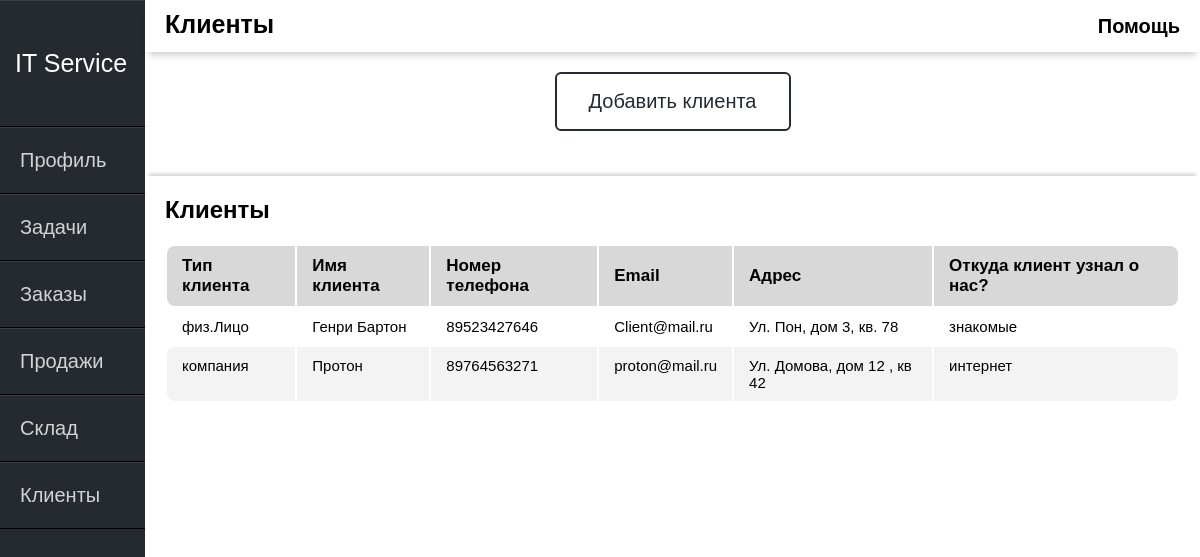
Before: /clients/ with the older database file.
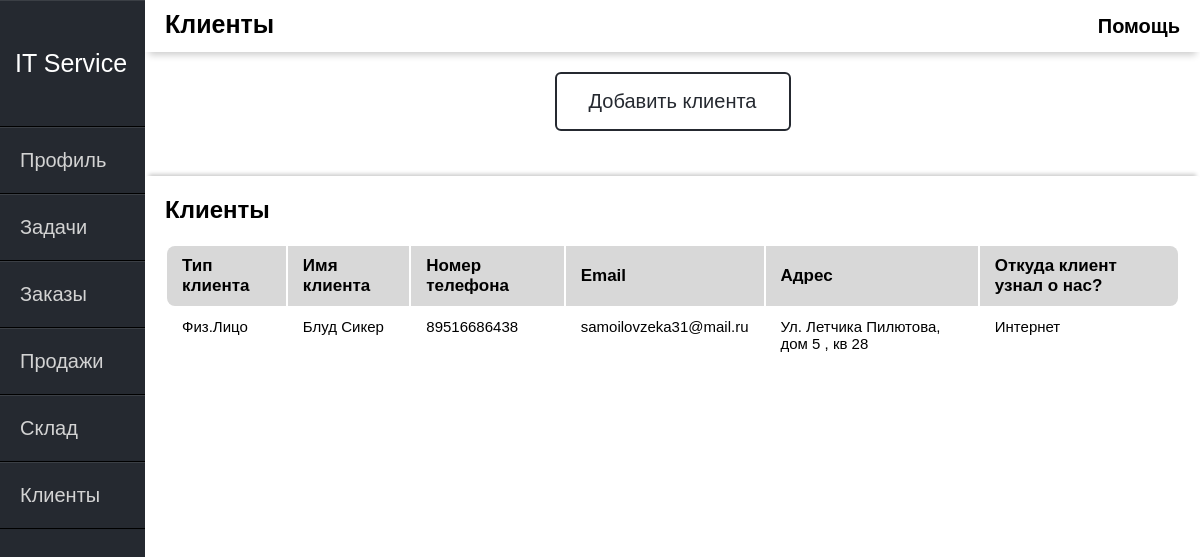
After: the same page with the newer database file.
### itservice/models.py (models this page shows, shortened)
class client(models.Model):
    Type = (
        ('Компания', 'Компания'),
        ('Физ.Лицо', 'Физ.Лицо')
    )
    Found = (
        ('Знакомые', 'Знакомые'),
        ('Интернет', 'Интернет'),
        ('Реклама', 'Реклама')
    )
    client_type = models.CharField(max_length=15, choices=Type,
                                   default='Физ.лицо', verbose_name="Тип клиента")
    client_name = models.CharField(max_length=50, verbose_name="Имя клиента")
    client_phone = models.CharField(max_length=40, verbose_name="Номер телефона")
    client_email = models.CharField(max_length=100, verbose_name="Email")
    client_address = models.CharField(max_length=50, verbose_name="Адрес")
    client_found = models.CharField(max_length=15, choices=Found, default='Знакомые',
                                    verbose_name="Откуда клиент узнал о нас?")

### itservice/views.py (the view)
# urls.py: path('clients/', views.Clients, name="clients"),
def Clients(request):
    if request.method == 'POST':
        form_client = AddClientFrom(request.POST)
        if form_client.is_valid():
            form_client.save()
            return redirect('clients')
    else:
        form_client = AddClientFrom()
    clients = client.objects.all()
    return render(request, 'itservice/clients.html', {'clients': clients, 'form': form_client})

### itservice/templates/itservice/clients.html (shortened to what this page needs)
{% extends 'itservice/main.html' %}
{% block content %}
<div class="header-name">
    Клиенты
</div>
 <div class="help">
    <span class="tooltip" data-title="Это окно ваших клиентов.
Создавайте клиентов и поставщиков для отслеживания истории работы с ними.">Помощь</span>
 </div>
{% endblock %}
{% block content1 %}
<div class="main-window">
    <button class="btn" id="open">Добавить клиента</button>
<div class="ok"></div>
    <div class="warpper">
        <div class="panels">
            <div class="panel-title">Клиенты</div>
            <table class="table">
                <thead>
                <tr>
                    <th>Тип клиента</th>
                    <th>Имя клиента</th>
                    <th>Номер телефона</th>
                    <th>Email</th>
                    <th>Адрес</th>
                    <th>Откуда клиент узнал о нас?</th>
                </tr>
                </thead>
                <tbody>
                {% for c in clients%}
                <tr>
                        <td><a href="{% url 'clients' %}">{{c.client_type}}</a></td>
                        <td>{{c.client_name}}</td>
                        <td>{{c.client_phone}}</td>
                        <td>{{c.client_email}}</td>
                        <td>{{c.client_address}}</td>
                        <td>{{c.client_found}}</td>
                </tr>
                {% endfor %}
                </tbody>
            </table>
        </div>
    </div>
</div>
{% endblock %}

### itservice/templates/itservice/main.html (shortened to what this page needs)
{% load static %}
<html lang="en">
<head>
	<link rel="stylesheet" href="{% static 'itservice/css/reset.css' %}" type="text/css">
    <link rel="stylesheet" href="{% static 'itservice/css/main.css' %}" type="text/css">
</head>
<body>
<div class="sidebar">
    <div class="sidebar-name">IT Service</div>
    <ul>
        <li><a href="{% url 'profile' %}">Профиль</a></li>
        <li><a href="{% url 'tasks' %}">Задачи</a></li>
        <li><a href="{% url 'orders' %}">Заказы</a></li>
        <li><a href="{% url 'sales' %}">Продажи</a></li>
        <li><a href="{% url 'inventory' %}">Склад</a></li>
        <li><a href="{% url 'clients' %}">Клиенты</a></li>
    </ul>
</div>
<main class="main">
    <div class="header">
       {% block content %}
        {% endblock %}
    </div>
    <div class="main-form">
        {% block content1 %}
        {% endblock %}
    </div>
</main>
</body>
</html>

### itservice/static/itservice/css/main.css (style rules this page uses)
body { width: 100%; height: 100%; display: flex; font-weight: initial; font-family: 'Trebuchet MS', Helvetica, sans-serif; }
.header { box-shadow: 0 7px 7px -4px rgba(0, 0, 0, .2); height: 6%; min-height: 50px; width: 100%; background-color: white; display: flex; }
.header-name { font-size: 25px; padding-left: 20px; padding-top: 10px; font-weight: bold; }
.help { position: absolute; right: 0; padding-right: 20px; padding-top: 15px; font-weight: bold; font-size: 20px; }
.tooltip { right: 0; border-bottom: 1px; position: relative; cursor: pointer; }
.tooltip:before, .tooltip:after { display: block; position: absolute; opacity:0; visibility: hidden; margin-top: 15px; transition: 0.7s; }
.tooltip:before { background-color: #252930; content: attr(data-title); color:lightgray; font-weight: initial; min-width: 200px; min-height: 50px; border-radius: 5px; margin-left: -160px; top:50px; padding: 10px; box-sizing: border-box; text-align: center; font-size: 20px; }
.tooltip:after { content: ""; }
.sidebar { width: 7.5%; height: 100%; min-width: 145px; background-color: #252930; color: lightgray; }
.sidebar-name { color:white; font-size: 25px; display: block; line-height: 65px; padding-left: 15px; padding-top: 30px; padding-bottom: 30px; box-sizing: border-box; border-top:1px solid rgba(255,255,255,.1); border-bottom:1px solid black; }
.sidebar ul a { font-size: 20px; display: block; line-height: 65px; padding-left: 20px; box-sizing: border-box; border-top:1px solid rgba(255,255,255,.1); border-bottom:1px solid black; transition: 0.4s; }
.main { display: inline-block; width: 92.5%; min-height: 100vh; }
.main-form { height: 94%; width: 100%; }
.warpper { display: flex; flex-direction: column; }
.panels { box-shadow: 0 -6px 4px -4px rgba(0, 0, 0, .2); background-color: white; width: 100%; height: 100%; border-radius: 3px; overflow: hidden; padding: 20px; }
.panel-title { font-size: 1.5em; font-weight: bold; padding-bottom: 20px ; }
.main-window { padding-top: 20px; }
.btn { margin: 0 auto; display: block; position: center; font-size: 20px; -webkit-transition-duration: 0.4s; transition-duration: 0.4s; padding: 16px 32px; cursor: pointer; color: #252930; border: 2px solid #252930; border-radius: 6px; }
.table { width: 100%; border: none; margin-bottom: 20px; }
.table thead th { font-weight: bold; text-align: left; border: none; padding: 10px 15px; background: #d8d8d8; font-size: 17px; }
.table thead tr th:first-child { border-radius: 8px 0 0 8px; }
.table thead tr th:last-child { border-radius: 0 8px 8px 0; }
.table tbody td { text-align: left; border: none; padding: 10px 15px; font-size: 15px; vertical-align: top; }
.table tbody tr td:first-child { border-radius: 8px 0 0 8px; }
.table tbody tr td:last-child { border-radius: 0 8px 8px 0; }
.ok { height: 45px; }

Changed rows visible on the page:
removed client: client_type "компания", client_name "Протон", client_phone "89764563271", client_email "proton@mail.ru", client_address "Ул. Домова, дом 12 , кв 42", client_found "интернет"
changed client: client_type "физ.Лицо" → "Физ.Лицо"; client_name "Генри Бартон" → "Блуд Сикер"; client_phone "89523427646" → "89516686438"; client_email "Client@mail.ru" → "samoilovzeka31@mail.ru"; client_address "Ул. Пон, дом 3, кв. 78" → "Ул. Летчика Пилютова, дом 5 , кв 28"; client_found "знакомые" → "Интернет"
